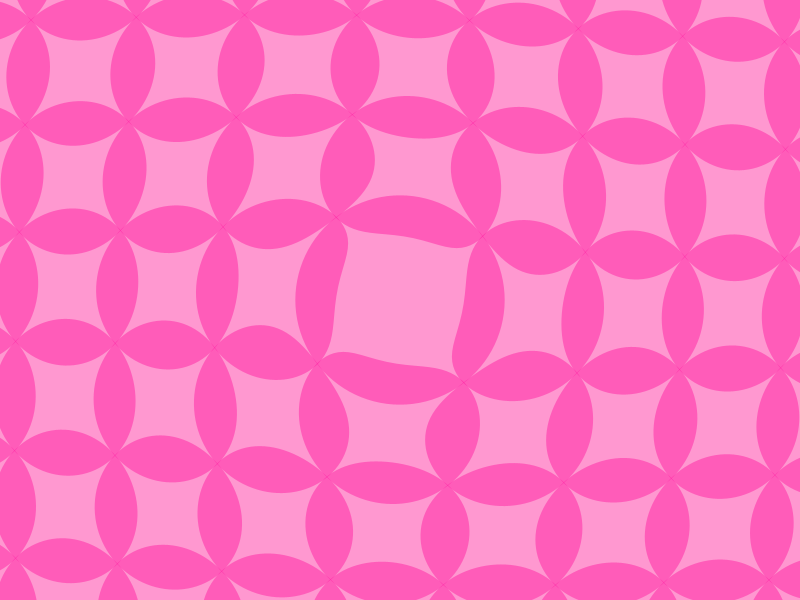
Frame 1 (no input)
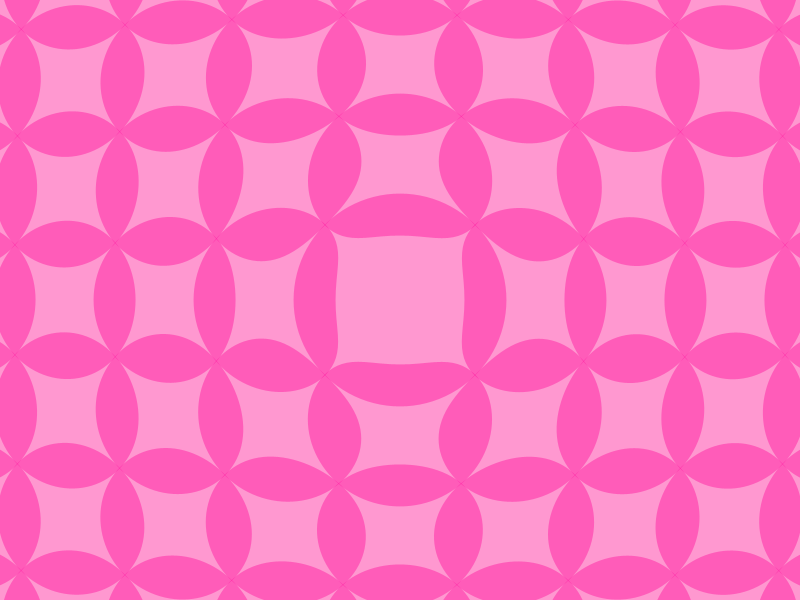
Frame 60 (the mouse pressed at the canvas centre just before this capture)
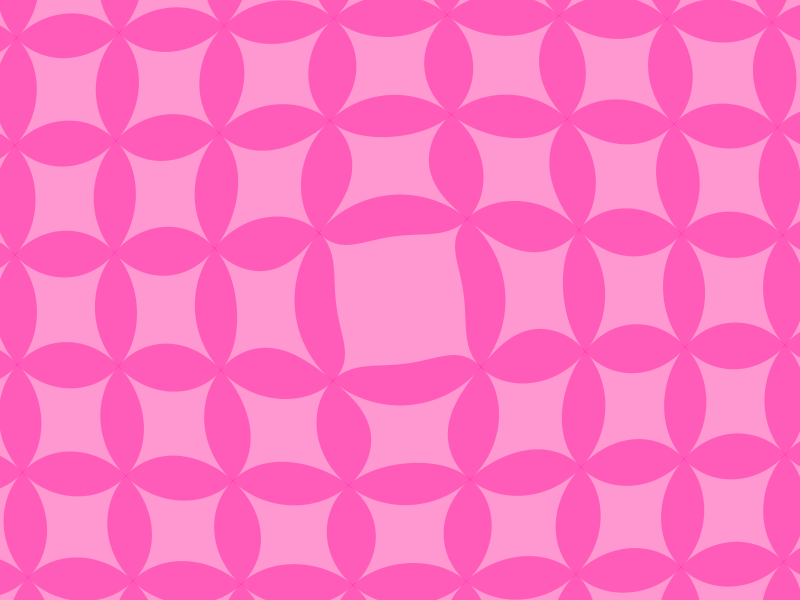
Frame 120 (the mouse held since frame 60 and released just before this capture)

The Processing sketch that drew these frames (run headless with seeded random() and noise(); from frame 60 on, the mouse is pressed at the canvas centre):

// Processing sketch: bees
// ── bees.pde
//import gifAnimation.*;
//GifMaker gifExport;


PVector[] boxes;
int box_width = 34;
int box_height = 10;

void setup() {
  size(800, 600);
  fill(255, 0, 150, 100);
  //stroke(51);
  noStroke();
  int total_points = 100;
  float theta = TWO_PI / total_points;
  int r = 71;
  boxes = new PVector[total_points];
  for (int i =0; i < total_points; i++) {
    float angle = theta * i;
    float x = r * cos(angle);
    float y = r * sin(angle);
    boxes[i] = new PVector(x, y);
  }
}

void draw() {
  background(255, 250, 245);
  for (int y = -1; y < 11; y++) {
    for (int x = -1; x < 11; x++) {
      beginShape();
      for (int i = 0; i < boxes.length; i++) {
        pushMatrix();
        float bx = boxes[i].x + x * 100;
        float by = boxes[i].y + y * 100;
        translate(bx, by);
        float angle = atan2(by - height/2, bx - width/2);
        rotate(angle+frameCount*0.1);
        float sx = screenX(box_width, box_height);
        float sy = screenY(box_width, box_height);
        vertex(sx, sy);
        popMatrix();
      }
      endShape(CLOSE);
    }
  }
}
